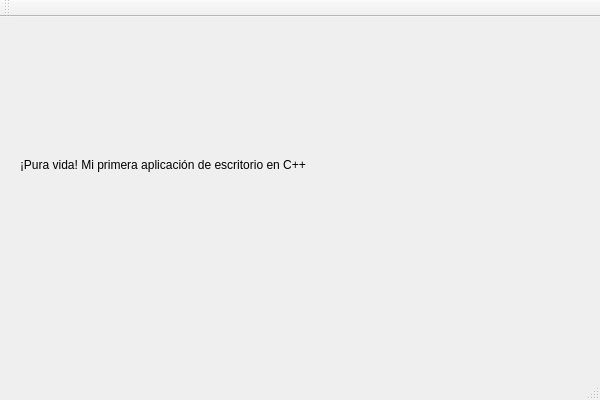
<?xml version="1.0" encoding="UTF-8"?>
<ui version="4.0">
 <class>PruebaQtClass</class>
 <widget class="QMainWindow" name="PruebaQtClass">
  <property name="geometry">
   <rect>
    <x>0</x>
    <y>0</y>
    <width>600</width>
    <height>400</height>
   </rect>
  </property>
  <property name="windowTitle">
   <string>PruebaQt</string>
  </property>
  <widget class="QWidget" name="centralWidget">
   <widget class="QLabel" name="lblSaludo">
    <property name="geometry">
     <rect>
      <x>20</x>
      <y>140</y>
      <width>301</width>
      <height>16</height>
     </rect>
    </property>
    <property name="text">
     <string>¡Pura vida! Mi primera aplicación de escritorio en C++</string>
    </property>
   </widget>
  </widget>
  <widget class="QMenuBar" name="menuBar">
   <property name="geometry">
    <rect>
     <x>0</x>
     <y>0</y>
     <width>600</width>
     <height>33</height>
    </rect>
   </property>
  </widget>
  <widget class="QToolBar" name="mainToolBar">
   <attribute name="toolBarArea">
    <enum>TopToolBarArea</enum>
   </attribute>
   <attribute name="toolBarBreak">
    <bool>false</bool>
   </attribute>
  </widget>
  <widget class="QStatusBar" name="statusBar"/>
 </widget>
 <layoutdefault spacing="6" margin="11"/>
 <resources>
  <include location="PruebaQt.qrc"/>
 </resources>
 <connections/>
</ui>
